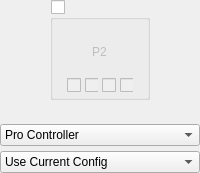
            <widget class="QWidget" name="widgetPlayer2" native="true">
             <layout class="QVBoxLayout" name="verticalLayout_29">
              <property name="spacing">
               <number>5</number>
              </property>
              <property name="leftMargin">
               <number>0</number>
              </property>
              <property name="topMargin">
               <number>0</number>
              </property>
              <property name="rightMargin">
               <number>0</number>
              </property>
              <property name="bottomMargin">
               <number>0</number>
              </property>
              <item alignment="Qt::AlignHCenter">
               <widget class="QGroupBox" name="groupPlayer2Connected">
                <property name="minimumSize">
                 <size>
                  <width>100</width>
                  <height>100</height>
                 </size>
                </property>
                <property name="maximumSize">
                 <size>
                  <width>100</width>
                  <height>100</height>
                 </size>
                </property>
                <property name="title">
                 <string/>
                </property>
                <property name="checkable">
                 <bool>true</bool>
                </property>
                <property name="checked">
                 <bool>false</bool>
                </property>
                <layout class="QVBoxLayout" name="verticalLayout_5" stretch="1,0">
                 <property name="spacing">
                  <number>7</number>
                 </property>
                 <property name="leftMargin">
                  <number>14</number>
                 </property>
                 <property name="topMargin">
                  <number>7</number>
                 </property>
                 <property name="rightMargin">
                  <number>14</number>
                 </property>
                 <property name="bottomMargin">
                  <number>4</number>
                 </property>
                 <item>
                  <widget class="QWidget" name="controllerPlayer2" native="true">
                   <property name="styleSheet">
                    <string notr="true"/>
                   </property>
                   <layout class="QVBoxLayout" name="verticalLayout_13">
                    <property name="topMargin">
                     <number>16</number>
                    </property>
                    <item alignment="Qt::AlignHCenter|Qt::AlignVCenter">
                     <widget class="QLabel" name="labelPlayer2">
                      <property name="text">
                       <string>P2</string>
                      </property>
                     </widget>
                    </item>
                   </layout>
                  </widget>
                 </item>
                 <item alignment="Qt::AlignHCenter">
                  <widget class="QWidget" name="Player2LEDs" native="true">
                   <property name="enabled">
                    <bool>false</bool>
                   </property>
                   <property name="minimumSize">
                    <size>
                     <width>0</width>
                     <height>10</height>
                    </size>
                   </property>
                   <layout class="QHBoxLayout" name="horizontalLayout_8">
                    <property name="spacing">
                     <number>4</number>
                    </property>
                    <property name="leftMargin">
                     <number>0</number>
                    </property>
                    <property name="topMargin">
                     <number>0</number>
                    </property>
                    <property name="rightMargin">
                     <number>0</number>
                    </property>
                    <property name="bottomMargin">
                     <number>0</number>
                    </property>
                    <item>
                     <widget class="QCheckBox" name="checkboxPlayer2LED1"/>
                    </item>
                    <item>
                     <widget class="QCheckBox" name="checkboxPlayer2LED2"/>
                    </item>
                    <item>
                     <widget class="QCheckBox" name="checkboxPlayer2LED3"/>
                    </item>
                    <item>
                     <widget class="QCheckBox" name="checkboxPlayer2LED4"/>
                    </item>
                   </layout>
                  </widget>
                 </item>
                </layout>
               </widget>
              </item>
              <item>
               <widget class="QWidget" name="Player2Explain" native="true">
                <property name="minimumSize">
                 <size>
                  <width>0</width>
                  <height>10</height>
                 </size>
                </property>
                <property name="maximumSize">
                 <size>
                  <width>150</width>
                  <height>16777215</height>
                 </size>
                </property>
                <layout class="QVBoxLayout" name="verticalLayout_37">
                 <property name="spacing">
                  <number>0</number>
                 </property>
                 <property name="leftMargin">
                  <number>0</number>
                 </property>
                 <property name="topMargin">
                  <number>0</number>
                 </property>
                 <property name="rightMargin">
                  <number>0</number>
                 </property>
                 <property name="bottomMargin">
                  <number>0</number>
                 </property>
                 <item>
                  <widget class="QLabel" name="labelPlayer2Explain">
                   <property name="alignment">
                    <set>Qt::AlignCenter</set>
                   </property>
                  </widget>
                 </item>
                </layout>
               </widget>
              </item>
              <item>
               <widget class="QComboBox" name="comboPlayer2Emulated">
                <item>
                 <property name="text">
                  <string>Pro Controller</string>
                 </property>
                </item>
                <item>
                 <property name="text">
                  <string>Dual Joycons</string>
                 </property>
                </item>
                <item>
                 <property name="text">
                  <string>Left Joycon</string>
                 </property>
                </item>
                <item>
                 <property name="text">
                  <string>Right Joycon</string>
                 </property>
                </item>
               </widget>
              </item>
              <item>
               <widget class="QComboBox" name="comboPlayer2Profile">
                <item>
                 <property name="text">
                  <string>Use Current Config</string>
                 </property>
                </item>
               </widget>
              </item>
             </layout>
            </widget>
